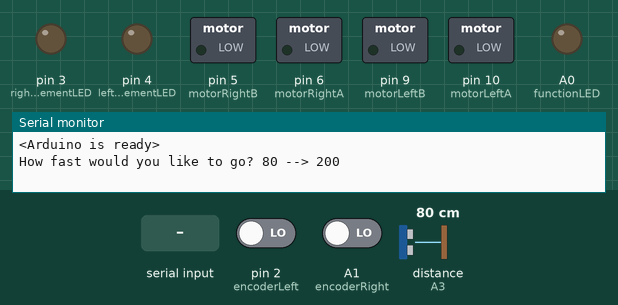
Simulated run of this sketch. Board: Arduino Uno, built with avr-gcc and run on an emulated ATmega328P. On the bench: switched loads named in the sketch (green lamp = pin HIGH), output pins drawn as LEDs (lit = HIGH), the last lines printed to the serial monitor. Dashed ring = blinking. The test bench sets the inputs (shaded band); at power-on: distance to the obstacle (sensor on A3) 80 cm, pin 2 (encoderLeft) LOW, A1 (encoderRight) LOW. The echo pulse lasts 58.3 µs per cm; pins used as bus, display or sensor lines are not drawn.

Above: at 0.8 s.
0.9 s: "T" received over Serial
At 2.8 s:
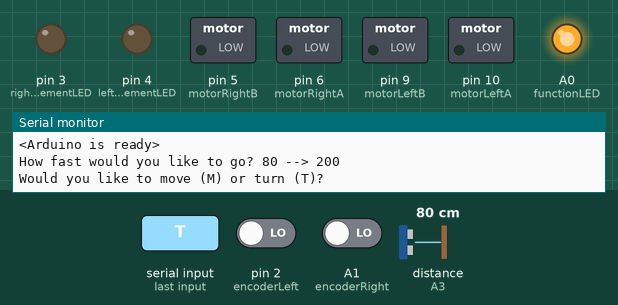
3.4 s: "M" received over Serial
5.9 s: "90,45,200\n" received over Serial
At 6.8 s:
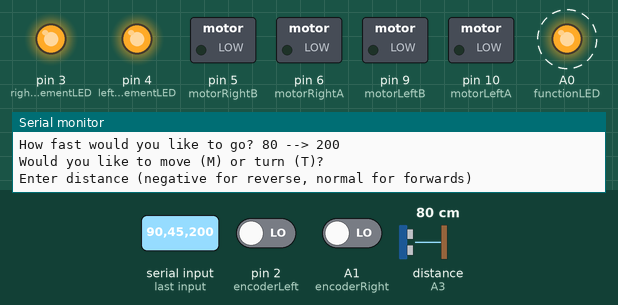
8.9 s: distance to the obstacle (sensor on A3) set to 7 cm
11.9 s: distance to the obstacle (sensor on A3) set to 4 cm
At 12.6 s:
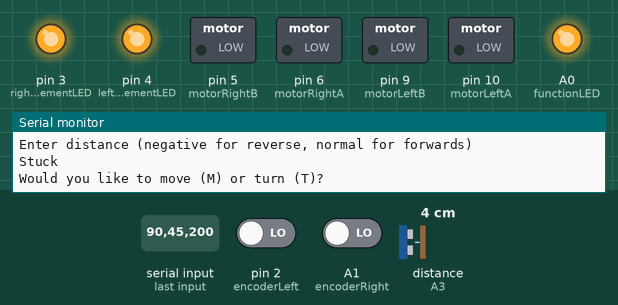
Timing chart, 0 to 14.4 s (numbered marks = the images above; inputs shaded):
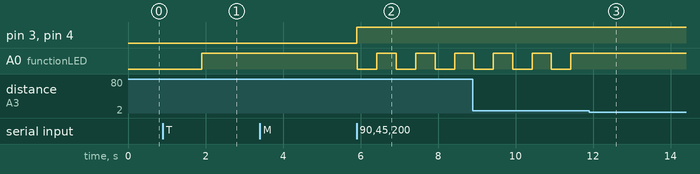

Measured:
- the behaviour switches between 6 and 5 cm on distance to the obstacle (sensor on A3) (found by bisection; images 2 and 3)
- after the input at 0.9 s, A0 (functionLED): LOW → HIGH after 1.0 s
- after the input at 5.9 s, pin 3 (rightMovementLED), pin 4 (leftMovementLED): LOW → HIGH at once; A0 (functionLED): alternates HIGH for 0.50 s and LOW for 0.50 s, starting at once
- after the input at 11.9 s, A0 (functionLED): stops changing and stays HIGH

The sketch:

PCBProjectCode.ino
```cpp
// =================================
// Group 24 Arduino code
// Haydn Boul
// Nathan van Slooten
// Arabella Cryer
// =================================

#include "robot.h"

robotState Robot;

robotState left;
robotState right;

movementType robotMovement;
newDirection robotDirection;

leftMotorDirection leftDirection;
rightMotorDirection rightDirection;

// ============= SETUP =============
void setup() {
  Serial.begin(9600);
  Serial.println("<Arduino is ready>");

  pinMode(functionLED, OUTPUT);
  pinMode(leftMovementLED, OUTPUT);
  pinMode(rightMovementLED, OUTPUT);

  pinMode(motorLeftA, OUTPUT);  // Motor Setup
  pinMode(motorLeftB, OUTPUT);  // Motor Setup

  pinMode(motorRightA, OUTPUT);  // Motor Setup
  pinMode(motorRightB, OUTPUT);  // Motor Setup

  pinMode(sensorTrig, OUTPUT);
  pinMode(sensorEcho, INPUT);

  pinMode(encoderLeft, INPUT);   // Setting encoder pin as Input
  pinMode(encoderRight, INPUT);  // Setting encoder pin as Input

  Robot = WAITING;                   // Set initial Robot state
  robotDirection = STATIONARY;       // Set initial Robot movement state
  leftDirection = leftSTATIONARY;    // Set initial left motor state
  rightDirection = rightSTATIONARY;  // Set initial right motor state

  analogWrite(motorLeftB, 0);   // Motor On, swap for other direction
  analogWrite(motorLeftA, 0);   // Motor On, swap for other direction
  analogWrite(motorRightB, 0);  // Motor On, swap for other direction
  analogWrite(motorRightA, 0);  // Motor On, swap for other direction

  Serial.println("How fast would you like to go? 80 --> 200");

  while (Serial.available() == 0) {}  // Delay entire program until user input

  speed = Serial.parseInt();
  rightMotorSpeed = speed;
  leftMotorSpeed = speed * 1.15;
}
// =================================

void loop() {

  currentMillis = millis();  // timer for LED flashing

  if (Robot == WAITING) {
    encoderLeftCount = 1;
    encoderRightCount = 1;
    analogWrite(motorLeftB, 0);   // Motor On, swap for other direction
    analogWrite(motorLeftA, 0);   // Motor On, swap for other direction
    analogWrite(motorRightB, 0);  // Motor On, swap for other direction
    analogWrite(motorRightA, 0);  // Motor On, swap for other direction


    distanceCM = 0;
    turn = 0;
    // Serial.println("State: Waiting");
    runWaitingLED();
    Serial.println("Would you like to move (M) or turn (T)? ");

    while (Serial.available() == 0) {}  // Delay entire program until user input

    String option = Serial.readString();
    option.trim();

    if (option.equals("T")) {
      Serial.println("Enter degrees (negative for left, normal for right) ");
      while (Serial.available() == 0) {}  // Delay entire program until user input
      turn = Serial.parseInt();
      Robot = EXECUTING;

    } else if (option.equals("M")) {
      Serial.println("Enter distance (negative for reverse, normal for forwards) ");
      while (Serial.available() == 0) {}  // Delay entire program until user input
      distanceCM = Serial.parseInt();
      Robot = EXECUTING;
    }  // else if (option.equals("D")) {
    //   Serial.println("Enter distance from object wanted ");
    //   while (Serial.available() == 0) {}  // Delay entire program until user input
    //   objectDistance = Serial.parseInt();
    //   Robot = EXECUTING;
    // }
  }

  if (Robot == EXECUTING) {
    // Serial.println("State: Executing");


    if (distanceCM > 0) {
      checkDistance();
      if (distance < stuck) {
        Serial.println("Stuck");
        Robot = WAITING;
        robotDirection = STATIONARY;
      }

      robotDirection = FORWARDS;
      moveRobot(distanceCM);

    } else if (distanceCM < 0) {
      robotDirection = REVERSE;
      moveRobot(distanceCM);

    } else if (turn > 0) {
      robotDirection = CLOCKWISE;
      moveRobot(turn);
    } else if (turn < 0) {
      robotDirection = ANTICLOCKWISE;
      moveRobot(turn);
    }

    if ((leftDirection == leftSTATIONARY) && (rightDirection == rightSTATIONARY)) {
      //Serial.println("Reset");
      Robot = WAITING;
      robotDirection = STATIONARY;
      // Serial.println(Robot, robotDirection);
    }

    // if (objectDistance > 0) {
    //   Serial.println("ObjectDistance if");
    //   if (distance > objectDistance) {
    //     Serial.println("ObjectDistance double if");
    //     leftDirection = leftFORWARDS;
    //     rightDirection = rightFORWARDS;
    //     analogWrite(motorLeftB, 0);               // Motor On, swap for other direction
    //     analogWrite(motorLeftA, leftMotorSpeed);  // Motor On, swap for other direction
    //     analogWrite(motorRightB, 0);               // Motor On, swap for other direction
    //     analogWrite(motorRightA, rightMotorSpeed);  // Motor On, swap for other direction
    //   } else {
    //     Serial.println("ObjectDistance exit!");
    //     Robot = WAITING;
    //     robotDirection = STATIONARY;
    //     leftDirection = leftSTATIONARY;
    //     rightDirection = rightSTATIONARY;
    //     objectDistance = 0;
    //   }
    // }


    runWaitingLED();
    runLeftMovementLED();
    runRightMovementLED();
  }
}

int getNumberOfSteps(int distance) {
  // Serial.println((distance / wheelCircumference) * 20);
  return (distance / wheelCircumference) * 40;  // distance to encoder steps converter
}

void moveRobot(int distance) {
  if (robotDirection == STATIONARY) {
    runLeftMotor(0);
    runRightMotor(0);
  }
  if (robotDirection == FORWARDS) {
    runLeftMotor(getNumberOfSteps(distance));
    runRightMotor(getNumberOfSteps(distance));
  }
  if (robotDirection == REVERSE) {
    runLeftMotor(getNumberOfSteps(distance));
    runRightMotor(getNumberOfSteps(distance));
  }

  if (robotDirection == CLOCKWISE) {
    //Serial.println("CLOCKWISE");
    runLeftMotor((distance / 5.6));
    runRightMotor(-(distance / 4.5));
    // runLeftMotor(40);
    // runRightMotor(-40);
  }

  if (robotDirection == ANTICLOCKWISE) {
    //Serial.println("ANTICLOCKWISE");
    runLeftMotor((distance / 5.6));
    runRightMotor(-(distance / 4.5));
    // runLeftMotor(-40);
    // runRightMotor(40);
  }
}

void runLeftMotor(int leftDistance) {
  // Move Forward
  if (leftDistance > 0) {

    if (encoderLeftCount <= abs(leftDistance)) {
      leftDirection = leftFORWARDS;
      // Serial.println(encoderLeftCount);
      analogWrite(motorLeftB, 0);               // Motor On, swap for other direction
      analogWrite(motorLeftA, leftMotorSpeed);  // Motor On, swap for other direction

      encoderLeftState = digitalRead(encoderLeft);
      if ((encoderLeftState == HIGH) && (encoderLeftStateOld == LOW) || (encoderLeftState == LOW) && (encoderLeftStateOld == HIGH)) {
        encoderLeftCount++;
      }
      encoderLeftStateOld = encoderLeftState;

    } else {
      leftDistance = 0;
      leftDirection = leftSTATIONARY;
      analogWrite(motorLeftB, 0);  // Motor On, swap for other direction
      analogWrite(motorLeftA, 0);  // Motor On, swap for other direction
    }
  }

  // Move Backwards
  if (leftDistance < 0) {

    if (encoderLeftCount <= abs(leftDistance)) {
      leftDirection = leftREVERSE;
      analogWrite(motorLeftA, 0);               // Motor On, swap for other direction
      analogWrite(motorLeftB, leftMotorSpeed);  // Motor On, swap for other direction

      encoderLeftState = digitalRead(encoderLeft);
      if ((encoderLeftState == HIGH) && (encoderLeftStateOld == LOW) || (encoderLeftState == LOW) && (encoderLeftStateOld == HIGH)) {
        encoderLeftCount++;
      }
      encoderLeftStateOld = encoderLeftState;

    } else {
      leftDistance = 0;
      leftDirection = leftSTATIONARY;

      analogWrite(motorLeftB, 0);  // Motor On, swap for other direction
      analogWrite(motorLeftA, 0);  // Motor On, swap for other direction
    }
  }


  // if (leftDistance = 0) {
  //   left = WAITING;
  //   // analogWrite(motorLeftB, 0);  // Motor On, swap for other direction
  //   // analogWrite(motorLeftA, 0);  // Motor On, swap for other direction
  // }
}


void runRightMotor(int rightDistance) {
  right = EXECUTING;
  // Move Forward
  if (rightDistance > 0) {

    if (encoderRightCount <= abs(rightDistance)) {
      rightDirection = rightFORWARDS;
      analogWrite(motorRightB, 0);                // Motor On, swap for other direction
      analogWrite(motorRightA, rightMotorSpeed);  // Motor On, swap for other direction

      encoderRightState = digitalRead(encoderRight);
      if ((encoderRightState == HIGH) && (encoderRightStateOld == LOW) || (encoderRightState == LOW) && (encoderRightStateOld == HIGH)) {
        encoderRightCount++;
      }
      encoderRightStateOld = encoderRightState;

    } else {
      rightDistance = 0;
      rightDirection = rightSTATIONARY;

      analogWrite(motorRightB, 0);  // Motor On, swap for other direction
      analogWrite(motorRightA, 0);  // Motor On, swap for other direction
    }
  }

  // Move Backwards
  if (rightDistance < 0) {

    if (encoderRightCount <= abs(rightDistance)) {
      rightDirection = rightREVERSE;
      analogWrite(motorRightA, 0);                // Motor On, swap for other direction
      analogWrite(motorRightB, rightMotorSpeed);  // Motor On, swap for other direction

      encoderRightState = digitalRead(encoderRight);
      if ((encoderRightState == HIGH) && (encoderRightStateOld == LOW) || (encoderRightState == LOW) && (encoderRightStateOld == HIGH)) {
        encoderRightCount++;
      }
      encoderRightStateOld = encoderRightState;

    } else {
      rightDistance = 0;
      rightDirection = rightSTATIONARY;

      analogWrite(motorRightB, 0);  // Motor On, swap for other direction
      analogWrite(motorRightA, 0);  // Motor On, swap for other direction
    }
  }


  // if (rightDistance = 0) {
  //   right = WAITING;
  //   // analogWrite(motorRightB, 0);  // Motor On, swap for other direction
  //   // analogWrite(motorRightA, 0);  // Motor On, swap for other direction
  // }
}

// ================== Distance Sensor Functions ==================

void checkDistance() {
  // Clears the trigPin condition
  digitalWrite(sensorTrig, LOW);
  delayMicroseconds(2);
  // Sets the trigPin HIGH (ACTIVE) for 10 microseconds
  digitalWrite(sensorTrig, HIGH);
  delayMicroseconds(10);
  digitalWrite(sensorTrig, LOW);
  // Reads the echoPin, returns the sound wave travel time in microseconds
  duration = pulseIn(sensorEcho, HIGH);
  // Calculating the distance
  distance = duration * 0.034 / 2;  // Speed of sound wave divided by 2 (go and back)
  // Displays the distance on the Serial Monitor
  //Serial.print("Distance: ");
  //Serial.print(distance);
  //Serial.println(" cm");
}

// ===========================================================

// ================== LED Control Functions ==================

void flashFunctionLED() {
  if (currentMillis - functionLEDPreviousMillis >= LEDFlashInterval) {
    // save the last time you blinked the LED
    functionLEDPreviousMillis = currentMillis;

    // if the LED is off turn it on and vice-versa:
    if (functionLEDState == LOW) {
      functionLEDState = HIGH;
    } else {
      functionLEDState = LOW;
    }

    // set the LED with the ledState of the variable:
    digitalWrite(functionLED, functionLEDState);
  }
}

void flashLeftMovementLED() {
  if (currentMillis - leftMotorPreviousMillis >= LEDFlashInterval) {
    // save the last time you blinked the LED
    leftMotorPreviousMillis = currentMillis;

    // if the LED is off turn it on and vice-versa:
    if (leftMotorLEDState == LOW) {
      leftMotorLEDState = HIGH;
    } else {
      leftMotorLEDState = LOW;
    }

    // set the LED with the ledState of the variable:
    digitalWrite(leftMovementLED, leftMotorLEDState);
  }
}


void flashRightMovementLED() {
  if (currentMillis - rightMotorPreviousMillis >= LEDFlashInterval) {
    // save the last time you blinked the LED
    rightMotorPreviousMillis = currentMillis;

    // if the LED is off turn it on and vice-versa:
    if (rightMotorLEDState == LOW) {
      rightMotorLEDState = HIGH;
    } else {
      rightMotorLEDState = LOW;
    }

    // set the LED with the ledState of the variable:
    digitalWrite(rightMovementLED, rightMotorLEDState);
  }
}

void solidLED(byte pin) {
  digitalWrite(pin, HIGH);
}

void runWaitingLED() {
  switch (Robot) {
    case WAITING:
      solidLED(functionLED);
      break;
    case EXECUTING:
      flashFunctionLED();
      break;
  }
}

void runLeftMovementLED() {
  switch (leftDirection) {
    case leftSTATIONARY:
      digitalWrite(leftMovementLED, LOW);
      break;
    case leftFORWARDS:
      solidLED(leftMovementLED);
      break;
    case leftREVERSE:
      flashLeftMovementLED();
      break;
  }
}

void runRightMovementLED() {
  switch (rightDirection) {
    case rightSTATIONARY:
      digitalWrite(rightMovementLED, LOW);
      break;
    case rightFORWARDS:
      solidLED(rightMovementLED);
      break;
    case rightREVERSE:
      flashRightMovementLED();
      break;
  }
}

// =====================================================
```

robot.h
```cpp
// ======== Robot States ===========
typedef enum {
  WAITING = 0,
  EXECUTING,
  UNTETHERED
} robotState;
// =================================

// ======= init vars ===============

typedef enum {
  NOT_TURNING,
  TURNING
} movementType;

typedef enum {
  STATIONARY,
  FORWARDS,
  REVERSE,
  CLOCKWISE,
  ANTICLOCKWISE
} newDirection;

typedef enum {
  leftSTATIONARY,
  leftFORWARDS,
  leftREVERSE
} leftMotorDirection;

typedef enum {
  rightSTATIONARY,
  rightFORWARDS,
  rightREVERSE
} rightMotorDirection;

int speed = 100;
int leftMotorSpeed = 125;
int rightMotorSpeed = 100;

const float wheelCircumference = 21.3;

const long LEDFlashInterval = 500;  // interval at which to blink (milliseconds)
unsigned long currentMillis;

// =========== init function LED ============

int functionLEDState = LOW;
unsigned long functionLEDPreviousMillis = 0;

// ==========================================

// =========== init leftMotor LED ===========

int leftMotorLEDState = LOW;
unsigned long leftMotorPreviousMillis = 0;

// ==========================================

// =========== init rightMotor LED ===========

int rightMotorLEDState = LOW;
unsigned long rightMotorPreviousMillis = 0;

// ==========================================

// ========== encoderLeft init =============

int encoderLeftCount = 1;
int encoderLeftState;
int encoderLeftStateOld = LOW;

// ==========================================

// ========== encoderRight init =============

int encoderRightCount = 1;
int encoderRightState;
int encoderRightStateOld = LOW;

// ==========================================

int movement = 0;

long duration;  // variable for the duration of sound wave travel
int distance;   // variable for the distance measurement

int distanceCM;
int objectDistance = 0;
int turn;
int stuck = 5;

// =================================

// ======= init pins ===============

#define functionLED A0      // Status LED
#define leftMovementLED 4   // Left LED
#define rightMovementLED 3  // Right LED

#define encoderLeft 2    // Left Encoder Data pin
#define encoderRight A1  // Right Encoder Data pin

#define sensorTrig A2  // Ultrasonic Sensor Trigger pin
#define sensorEcho A3  // Ultrasonic Sensor Data pin

#define motorLeftA 10  //PWM
#define motorLeftB 9   //PWM

#define motorRightA 6  //PWM
#define motorRightB 5  //PWM

// =================================
```
